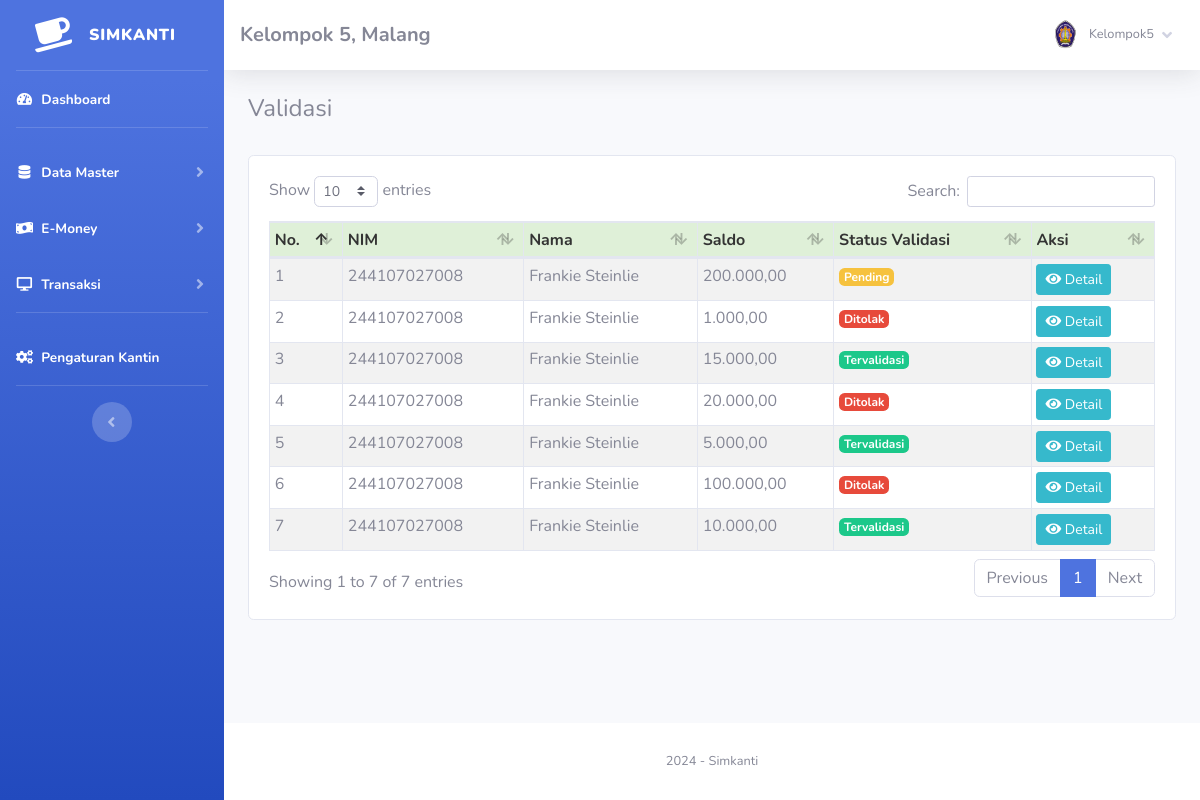
/index.php?page=validasi (signed in), run on the app's committed database.
### tables this page shows
CREATE TABLE `toko` (
  `id_toko` int NOT NULL AUTO_INCREMENT,
  `nama_toko` varchar(255) NOT NULL,
  `alamat_toko` text NOT NULL,
  `tlp` varchar(255) NOT NULL,
  `nama_pemilik` varchar(255) NOT NULL,
  PRIMARY KEY (`id_toko`)
);

CREATE TABLE `member` (
  `id_member` int NOT NULL AUTO_INCREMENT,
  `nm_member` varchar(255) NOT NULL,
  `alamat_member` text NOT NULL,
  `telepon` varchar(255) NOT NULL,
  `email` varchar(255) NOT NULL,
  `gambar` text NOT NULL,
  `NIK` text NOT NULL,
  PRIMARY KEY (`id_member`)
);

CREATE TABLE `validasi` (
  `id_validasi` int NOT NULL AUTO_INCREMENT,
  `nim` varchar(255) DEFAULT NULL,
  `nama` varchar(255) DEFAULT NULL,
  `nominal` decimal(10,2) DEFAULT NULL,
  `fotobukti` varchar(255) DEFAULT NULL,
  `valid` tinyint(1) DEFAULT '0',
  PRIMARY KEY (`id_validasi`)
);

### fungsi/view/view.php (called while the page is built, shortened)
<?php
class view
{
    protected $db;
    public function __construct($db)
    {
        $this->db = $db;
    }
    public function member_edit($id)
    {
        $sql = "select member.*, login.*
                from member inner join login on member.id_member = login.id_member
                where member.id_member= ?";
        $row = $this-> db -> prepare($sql);
        $row -> execute(array($id));
        $hasil = $row -> fetch();
        return $hasil;
    }
    public function toko()
    {
        $sql = "select*from toko where id_toko='1'";
        $row = $this-> db -> prepare($sql);
        $row -> execute();
        $hasil = $row -> fetch();
        return $hasil;
    }
}

### admin/module/validasi/index.php (the view, shortened to what this page needs)
<h4>Validasi</h4>
<br />
<div class="card card-body">
    <div class="table-responsive">
        <table class="table table-bordered table-striped table-sm" id="example1">
            <thead>
                <tr style="background:#DFF0D8;color:#333;">
                    <th>No.</th>
                    <th>NIM</th>
                    <th>Nama</th>
                    <th>Saldo</th>
                    <th>Status Validasi</th>
                    <th>Aksi</th>
                </tr>
            </thead>
            <tbody>
                <?php
                $sql = 'SELECT * FROM validasi ORDER BY id_validasi DESC';
                $stmt = $config->prepare($sql);
                $stmt->execute();
                $data = $stmt->fetchAll(PDO::FETCH_ASSOC);
                $id = 1;
                foreach ($data as $isi):
                    $status = '';
                    if($isi['valid'] == 0) {
                        $status = '<span class="badge badge-warning">Pending</span>';
                    } else if($isi['valid'] == 1) {
                        $status = '<span class="badge badge-success">Tervalidasi</span>';
                    } else if($isi['valid'] == 2) {
                        $status = '<span class="badge badge-danger">Ditolak</span>';
                    }
                ?>
                    <tr>
                        <td><?php echo $id++; ?></td>
                        <td><?php echo $isi['nim']; ?></td>
                        <td><?php echo $isi['nama']; ?></td>
                        <td><?php echo number_format($isi['nominal'], 2, ',', '.'); ?></td>
                        <td><?php echo $status; ?></td>
                        <td>
                            <a href="index.php?page=validasi/detail&id=<?php echo $isi['id_validasi']; ?>"
                               class="btn btn-info btn-sm">
                                <i class="fa fa-eye"></i> Detail
                            </a>
                        </td>
                    </tr>
                <?php endforeach; ?>
            </tbody>
        </table>
    </div>
</div>

### admin/template/sidebar.php (shortened to what this page needs)
<?php
    $id = $_SESSION['admin']['id_member'];
    $hasil_profil = $lihat -> member_edit($id);
?>
<ul class="navbar-nav bg-gradient-primary sidebar sidebar-dark accordion" id="accordionSidebar">
    <a class="sidebar-brand d-flex align-items-center justify-content-center" href="index.php">
        <div class="sidebar-brand-icon rotate-n-15">
            <i class="fas fa-coffee"></i>
        </div>
        <div class="sidebar-brand-text mx-3"><b>Simkanti</b><sup></sup></div>
    </a>
    <hr class="sidebar-divider my-0">
    <li class="nav-item active">
        <a class="nav-link" href="index.php">
            <i class="fas fa-fw fa-tachometer-alt"></i>
            <span>Dashboard</span></a>
    </li>
    <hr class="sidebar-divider">
    <li class="nav-item active">
        <a class="nav-link collapsed" href="#" data-toggle="collapse" data-target="#collapseTwo" aria-expanded="true"
            aria-controls="collapseTwo">
            <i class="fas fa-fw fa-database"></i>
            <span>Data Master</span>
        </a>
    </li>
    <li class="nav-item active">
        <a class="nav-link collapsed" href="#" data-toggle="collapse" data-target="#collapseee" aria-expanded="true"
            aria-controls="collapseTwo">
            <i class="fas fa-fw fa-money-bill-wave"></i>
            <span>E-Money</span>
        </a>
    </li>
    <li class="nav-item active">
        <a class="nav-link collapsed" href="#" data-toggle="collapse" data-target="#collapse3" aria-expanded="true"
            aria-controls="collapse3">
            <i class="fas fa-fw fa-desktop"></i>
            <span>Transaksi</span>
        </a>
    </li>
    <hr class="sidebar-divider">
    <li class="nav-item active">
        <a class="nav-link" href="index.php?page=pengaturan">
            <i class="fas fa-fw fa-cogs"></i>
            <span>Pengaturan Kantin</span></a>
    </li>
    <hr class="sidebar-divider d-none d-md-block">
    <div class="text-center d-none d-md-inline">
        <button class="rounded-circle border-0" id="sidebarToggle"></button>
    </div>
</ul>
<div id="content-wrapper" class="d-flex flex-column">
    <div id="content">
        <nav class="navbar navbar-expand navbar-light bg-white topbar mb-4 static-top shadow">
            <h5 class="d-lg-block d-none mt-2"><b><?php echo $toko['nama_toko'];?>, <?php echo $toko['alamat_toko'];?></b></h5>
            <ul class="navbar-nav ml-auto">
                <li class="nav-item dropdown no-arrow">
                    <a class="nav-link dropdown-toggle" href="#" id="userDropdown" role="button" data-toggle="dropdown"
                        aria-haspopup="true" aria-expanded="false">
                        <img class="img-profile rounded-circle"
                            src="assets/img/user/<?php echo $hasil_profil['gambar'];?>">
                        <span
                            class="mr-2 d-none d-lg-inline text-gray-600 small ml-2"><?php echo $hasil_profil['nm_member'];?></span>
                        <i class="fas fa-angle-down"></i>
                    </a>
                </li>
            </ul>
        </nav>
        <div class="container-fluid">

### data on the page
toko: nama_toko "Kelompok 5", alamat_toko "Malang"
validasi: nim "244107027008", nama "Frankie Steinlie", nominal "200.000,00", valid "Pending"
validasi: nim "244107027008", nama "Frankie Steinlie", nominal "1.000,00", valid "Ditolak"
validasi: nim "244107027008", nama "Frankie Steinlie", nominal "15.000,00", valid "Tervalidasi"
validasi: nim "244107027008", nama "Frankie Steinlie", nominal "20.000,00", valid "Ditolak"
validasi: nim "244107027008", nama "Frankie Steinlie", nominal "5.000,00", valid "Tervalidasi"
validasi: nim "244107027008", nama "Frankie Steinlie", nominal "100.000,00", valid "Ditolak"
validasi: nim "244107027008", nama "Frankie Steinlie", nominal "10.000,00", valid "Tervalidasi"

### other printed values
$hasil_profil['nm_member'] "Kelompok5"
